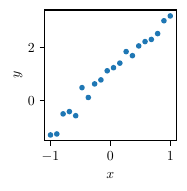

Source code (Python):
import numpy as np
import matplotlib.pyplot as plt
plt.rcParams['text.usetex'] = True

import argparse
parser = argparse.ArgumentParser()
parser.add_argument('filename', type=str)
args = parser.parse_args()

N = 20
xs = np.linspace(-1, 1, N)
ys = 1 + 2*xs + 0.3*np.random.randn(N)
fig, axs = plt.subplots(figsize=(1.7,1.7))
axs.scatter(xs, ys, marker='.')
axs.set_xlabel('$x$')
axs.set_ylabel('$y$')

fig.savefig(args.filename, bbox_inches='tight')
